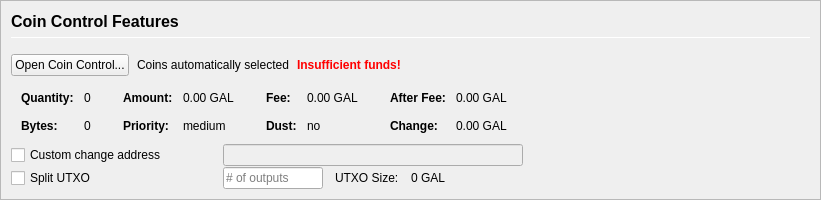
         <widget class="QFrame" name="frameCoinControl">
          <property name="sizePolicy">
           <sizepolicy hsizetype="Expanding" vsizetype="Expanding">
            <horstretch>0</horstretch>
            <verstretch>0</verstretch>
           </sizepolicy>
          </property>
          <property name="maximumSize">
           <size>
            <width>16777215</width>
            <height>16777215</height>
           </size>
          </property>
          <property name="frameShape">
           <enum>QFrame::StyledPanel</enum>
          </property>
          <property name="frameShadow">
           <enum>QFrame::Sunken</enum>
          </property>
          <layout class="QVBoxLayout" name="verticalLayoutCoinControl2">
           <property name="spacing">
            <number>0</number>
           </property>
           <property name="leftMargin">
            <number>0</number>
           </property>
           <property name="topMargin">
            <number>0</number>
           </property>
           <property name="rightMargin">
            <number>0</number>
           </property>
           <property name="bottomMargin">
            <number>0</number>
           </property>
           <item>
            <widget class="QFrame" name="frameCoinControl_BG">
             <layout class="QVBoxLayout" name="verticalLayoutCoinControl" stretch="0,0,0,0,0,0">
              <property name="spacing">
               <number>1</number>
              </property>
              <property name="leftMargin">
               <number>10</number>
              </property>
              <property name="topMargin">
               <number>10</number>
              </property>
              <item>
               <layout class="QHBoxLayout" name="horizontalLayoutCoinControl1">
                <property name="bottomMargin">
                 <number>15</number>
                </property>
                <item>
                 <layout class="QVBoxLayout" name="verticalLayout_3">
                  <property name="spacing">
                   <number>6</number>
                  </property>
                  <item>
                   <widget class="QLabel" name="labelCoinControlFeatures">
                    <property name="sizePolicy">
                     <sizepolicy hsizetype="Preferred" vsizetype="Maximum">
                      <horstretch>0</horstretch>
                      <verstretch>0</verstretch>
                     </sizepolicy>
                    </property>
                    <property name="minimumSize">
                     <size>
                      <width>0</width>
                      <height>20</height>
                     </size>
                    </property>
                    <property name="font">
                     <font>
                      <pointsize>12</pointsize>
                      <weight>75</weight>
                      <bold>true</bold>
                     </font>
                    </property>
                    <property name="styleSheet">
                     <string notr="true">font-weight:bold;</string>
                    </property>
                    <property name="text">
                     <string>Coin Control Features</string>
                    </property>
                   </widget>
                  </item>
                  <item>
                   <widget class="Line" name="line">
                    <property name="minimumSize">
                     <size>
                      <width>0</width>
                      <height>1</height>
                     </size>
                    </property>
                    <property name="maximumSize">
                     <size>
                      <width>16777215</width>
                      <height>1</height>
                     </size>
                    </property>
                    <property name="orientation">
                     <enum>Qt::Horizontal</enum>
                    </property>
                   </widget>
                  </item>
                 </layout>
                </item>
               </layout>
              </item>
              <item>
               <layout class="QHBoxLayout" name="horizontalLayoutCoinControl2" stretch="0,0,0,0">
                <property name="spacing">
                 <number>8</number>
                </property>
                <property name="bottomMargin">
                 <number>10</number>
                </property>
                <item>
                 <widget class="QPushButton" name="pushButtonCoinControl">
                  <property name="styleSheet">
                   <string notr="true"/>
                  </property>
                  <property name="text">
                   <string>Open Coin Control...</string>
                  </property>
                  <property name="autoDefault">
                   <bool>false</bool>
                  </property>
                 </widget>
                </item>
                <item>
                 <widget class="QLabel" name="labelCoinControlAutomaticallySelected">
                  <property name="text">
                   <string>Coins automatically selected</string>
                  </property>
                  <property name="margin">
                   <number>5</number>
                  </property>
                 </widget>
                </item>
                <item>
                 <widget class="QLabel" name="labelCoinControlInsuffFunds">
                  <property name="font">
                   <font>
                    <weight>75</weight>
                    <bold>true</bold>
                   </font>
                  </property>
                  <property name="styleSheet">
                   <string notr="true">color:red;font-weight:bold;</string>
                  </property>
                  <property name="text">
                   <string>Insufficient funds!</string>
                  </property>
                  <property name="margin">
                   <number>5</number>
                  </property>
                 </widget>
                </item>
                <item>
                 <spacer name="horizontalSpacerCoinControl">
                  <property name="orientation">
                   <enum>Qt::Horizontal</enum>
                  </property>
                  <property name="sizeHint" stdset="0">
                   <size>
                    <width>40</width>
                    <height>1</height>
                   </size>
                  </property>
                 </spacer>
                </item>
               </layout>
              </item>
              <item>
               <widget class="QWidget" name="widgetCoinControl" native="true">
                <property name="sizePolicy">
                 <sizepolicy hsizetype="Preferred" vsizetype="Preferred">
                  <horstretch>0</horstretch>
                  <verstretch>0</verstretch>
                 </sizepolicy>
                </property>
                <property name="minimumSize">
                 <size>
                  <width>0</width>
                  <height>0</height>
                 </size>
                </property>
                <property name="styleSheet">
                 <string notr="true"/>
                </property>
                <layout class="QHBoxLayout" name="horizontalLayoutCoinControl5">
                 <property name="leftMargin">
                  <number>0</number>
                 </property>
                 <property name="topMargin">
                  <number>0</number>
                 </property>
                 <property name="rightMargin">
                  <number>0</number>
                 </property>
                 <property name="bottomMargin">
                  <number>0</number>
                 </property>
                 <item>
                  <layout class="QHBoxLayout" name="horizontalLayoutCoinControl3" stretch="0,0,0,1">
                   <property name="spacing">
                    <number>20</number>
                   </property>
                   <property name="topMargin">
                    <number>0</number>
                   </property>
                   <property name="bottomMargin">
                    <number>10</number>
                   </property>
                   <item>
                    <layout class="QFormLayout" name="formLayoutCoinControl1">
                     <property name="horizontalSpacing">
                      <number>10</number>
                     </property>
                     <property name="verticalSpacing">
                      <number>14</number>
                     </property>
                     <property name="leftMargin">
                      <number>10</number>
                     </property>
                     <property name="topMargin">
                      <number>4</number>
                     </property>
                     <property name="rightMargin">
                      <number>6</number>
                     </property>
                     <item row="0" column="0">
                      <widget class="QLabel" name="labelCoinControlQuantityText">
                       <property name="font">
                        <font>
                         <weight>75</weight>
                         <bold>true</bold>
                        </font>
                       </property>
                       <property name="text">
                        <string>Quantity:</string>
                       </property>
                       <property name="margin">
                        <number>0</number>
                       </property>
                      </widget>
                     </item>
                     <item row="0" column="1">
                      <widget class="QLabel" name="labelCoinControlQuantity">
                       <property name="cursor">
                        <cursorShape>IBeamCursor</cursorShape>
                       </property>
                       <property name="contextMenuPolicy">
                        <enum>Qt::ActionsContextMenu</enum>
                       </property>
                       <property name="text">
                        <string notr="true">0</string>
                       </property>
                       <property name="margin">
                        <number>0</number>
                       </property>
                       <property name="textInteractionFlags">
                        <set>Qt::LinksAccessibleByMouse|Qt::TextSelectableByKeyboard|Qt::TextSelectableByMouse</set>
                       </property>
                      </widget>
                     </item>
                     <item row="1" column="0">
                      <widget class="QLabel" name="labelCoinControlBytesText">
                       <property name="font">
                        <font>
                         <weight>75</weight>
                         <bold>true</bold>
                        </font>
                       </property>
                       <property name="text">
                        <string>Bytes:</string>
                       </property>
                      </widget>
                     </item>
                     <item row="1" column="1">
                      <widget class="QLabel" name="labelCoinControlBytes">
                       <property name="cursor">
                        <cursorShape>IBeamCursor</cursorShape>
                       </property>
                       <property name="contextMenuPolicy">
                        <enum>Qt::ActionsContextMenu</enum>
                       </property>
                       <property name="text">
                        <string notr="true">0</string>
                       </property>
                       <property name="textInteractionFlags">
                        <set>Qt::LinksAccessibleByMouse|Qt::TextSelectableByKeyboard|Qt::TextSelectableByMouse</set>
                       </property>
                      </widget>
                     </item>
                    </layout>
                   </item>
                   <item>
                    <layout class="QFormLayout" name="formLayoutCoinControl2">
                     <property name="horizontalSpacing">
                      <number>10</number>
                     </property>
                     <property name="verticalSpacing">
                      <number>14</number>
                     </property>
                     <property name="leftMargin">
                      <number>6</number>
                     </property>
                     <property name="topMargin">
                      <number>4</number>
                     </property>
                     <property name="rightMargin">
                      <number>6</number>
                     </property>
                     <item row="0" column="0">
                      <widget class="QLabel" name="labelCoinControlAmountText">
                       <property name="font">
                        <font>
                         <weight>75</weight>
                         <bold>true</bold>
                        </font>
                       </property>
                       <property name="text">
                        <string>Amount:</string>
                       </property>
                       <property name="margin">
                        <number>0</number>
                       </property>
                      </widget>
                     </item>
                     <item row="0" column="1">
                      <widget class="QLabel" name="labelCoinControlAmount">
                       <property name="cursor">
                        <cursorShape>IBeamCursor</cursorShape>
                       </property>
                       <property name="contextMenuPolicy">
                        <enum>Qt::ActionsContextMenu</enum>
                       </property>
                       <property name="text">
                        <string notr="true">0.00 GAL</string>
                       </property>
                       <property name="textInteractionFlags">
                        <set>Qt::LinksAccessibleByMouse|Qt::TextSelectableByKeyboard|Qt::TextSelectableByMouse</set>
                       </property>
                      </widget>
                     </item>
                     <item row="1" column="0">
                      <widget class="QLabel" name="labelCoinControlPriorityText">
                       <property name="font">
                        <font>
                         <weight>75</weight>
                         <bold>true</bold>
                        </font>
                       </property>
                       <property name="text">
                        <string>Priority:</string>
                       </property>
                      </widget>
                     </item>
                     <item row="1" column="1">
                      <widget class="QLabel" name="labelCoinControlPriority">
                       <property name="cursor">
                        <cursorShape>IBeamCursor</cursorShape>
                       </property>
                       <property name="contextMenuPolicy">
                        <enum>Qt::ActionsContextMenu</enum>
                       </property>
                       <property name="text">
                        <string>medium</string>
                       </property>
                       <property name="textInteractionFlags">
                        <set>Qt::LinksAccessibleByMouse|Qt::TextSelectableByKeyboard|Qt::TextSelectableByMouse</set>
                       </property>
                      </widget>
                     </item>
                    </layout>
                   </item>
                   <item>
                    <layout class="QFormLayout" name="formLayoutCoinControl3">
                     <property name="horizontalSpacing">
                      <number>10</number>
                     </property>
                     <property name="verticalSpacing">
                      <number>14</number>
                     </property>
                     <property name="leftMargin">
                      <number>6</number>
                     </property>
                     <property name="topMargin">
                      <number>4</number>
                     </property>
                     <property name="rightMargin">
                      <number>6</number>
                     </property>
                     <item row="0" column="0">
                      <widget class="QLabel" name="labelCoinControlFeeText">
                       <property name="font">
                        <font>
                         <weight>75</weight>
                         <bold>true</bold>
                        </font>
                       </property>
                       <property name="text">
                        <string>Fee:</string>
                       </property>
                       <property name="margin">
                        <number>0</number>
                       </property>
                      </widget>
                     </item>
                     <item row="0" column="1">
                      <widget class="QLabel" name="labelCoinControlFee">
                       <property name="cursor">
                        <cursorShape>IBeamCursor</cursorShape>
                       </property>
                       <property name="contextMenuPolicy">
                        <enum>Qt::ActionsContextMenu</enum>
                       </property>
                       <property name="text">
                        <string notr="true">0.00 GAL</string>
                       </property>
                       <property name="textInteractionFlags">
                        <set>Qt::LinksAccessibleByMouse|Qt::TextSelectableByKeyboard|Qt::TextSelectableByMouse</set>
                       </property>
                      </widget>
                     </item>
                     <item row="1" column="0">
                      <widget class="QLabel" name="labelCoinControlLowOutputText">
                       <property name="font">
                        <font>
                         <weight>75</weight>
                         <bold>true</bold>
                        </font>
                       </property>
                       <property name="text">
                        <string>Dust:</string>
                       </property>
                      </widget>
                     </item>
                     <item row="1" column="1">
                      <widget class="QLabel" name="labelCoinControlLowOutput">
                       <property name="cursor">
                        <cursorShape>IBeamCursor</cursorShape>
                       </property>
                       <property name="contextMenuPolicy">
                        <enum>Qt::ActionsContextMenu</enum>
                       </property>
                       <property name="text">
                        <string>no</string>
                       </property>
                       <property name="textInteractionFlags">
                        <set>Qt::LinksAccessibleByMouse|Qt::TextSelectableByKeyboard|Qt::TextSelectableByMouse</set>
                       </property>
                      </widget>
                     </item>
                    </layout>
                   </item>
                   <item>
                    <layout class="QFormLayout" name="formLayoutCoinControl4">
                     <property name="horizontalSpacing">
                      <number>10</number>
                     </property>
                     <property name="verticalSpacing">
                      <number>14</number>
                     </property>
                     <property name="leftMargin">
                      <number>6</number>
                     </property>
                     <property name="topMargin">
                      <number>4</number>
                     </property>
                     <property name="rightMargin">
                      <number>6</number>
                     </property>
                     <item row="0" column="0">
                      <widget class="QLabel" name="labelCoinControlAfterFeeText">
                       <property name="font">
                        <font>
                         <weight>75</weight>
                         <bold>true</bold>
                        </font>
                       </property>
                       <property name="text">
                        <string>After Fee:</string>
                       </property>
                       <property name="margin">
                        <number>0</number>
                       </property>
                      </widget>
                     </item>
                     <item row="0" column="1">
                      <widget class="QLabel" name="labelCoinControlAfterFee">
                       <property name="cursor">
                        <cursorShape>IBeamCursor</cursorShape>
                       </property>
                       <property name="contextMenuPolicy">
                        <enum>Qt::ActionsContextMenu</enum>
                       </property>
                       <property name="text">
                        <string notr="true">0.00 GAL</string>
                       </property>
                       <property name="textInteractionFlags">
                        <set>Qt::LinksAccessibleByMouse|Qt::TextSelectableByKeyboard|Qt::TextSelectableByMouse</set>
                       </property>
                      </widget>
                     </item>
                     <item row="1" column="0">
                      <widget class="QLabel" name="labelCoinControlChangeText">
                       <property name="font">
                        <font>
                         <weight>75</weight>
                         <bold>true</bold>
                        </font>
                       </property>
                       <property name="text">
                        <string>Change:</string>
                       </property>
                      </widget>
                     </item>
                     <item row="1" column="1">
                      <widget class="QLabel" name="labelCoinControlChange">
                       <property name="cursor">
                        <cursorShape>IBeamCursor</cursorShape>
                       </property>
                       <property name="contextMenuPolicy">
                        <enum>Qt::ActionsContextMenu</enum>
                       </property>
                       <property name="text">
                        <string notr="true">0.00 GAL</string>
                       </property>
                       <property name="textInteractionFlags">
                        <set>Qt::LinksAccessibleByMouse|Qt::TextSelectableByKeyboard|Qt::TextSelectableByMouse</set>
                       </property>
                      </widget>
                     </item>
                    </layout>
                   </item>
                  </layout>
                 </item>
                </layout>
               </widget>
              </item>
              <item>
               <layout class="QHBoxLayout" name="horizontalLayoutCoinControl4">
                <property name="spacing">
                 <number>12</number>
                </property>
                <property name="sizeConstraint">
                 <enum>QLayout::SetDefaultConstraint</enum>
                </property>
                <property name="topMargin">
                 <number>0</number>
                </property>
                <property name="rightMargin">
                 <number>0</number>
                </property>
                <item>
                 <widget class="QCheckBox" name="checkBoxCoinControlChange">
                  <property name="sizePolicy">
                   <sizepolicy hsizetype="Preferred" vsizetype="Preferred">
                    <horstretch>0</horstretch>
                    <verstretch>0</verstretch>
                   </sizepolicy>
                  </property>
                  <property name="minimumSize">
                   <size>
                    <width>200</width>
                    <height>0</height>
                   </size>
                  </property>
                  <property name="maximumSize">
                   <size>
                    <width>200</width>
                    <height>16777215</height>
                   </size>
                  </property>
                  <property name="toolTip">
                   <string>If this is activated, but the change address is empty or invalid, change will be sent to a newly generated address.</string>
                  </property>
                  <property name="text">
                   <string>Custom change address</string>
                  </property>
                 </widget>
                </item>
                <item>
                 <widget class="QValidatedLineEdit" name="lineEditCoinControlChange">
                  <property name="enabled">
                   <bool>false</bool>
                  </property>
                  <property name="sizePolicy">
                   <sizepolicy hsizetype="Preferred" vsizetype="Preferred">
                    <horstretch>0</horstretch>
                    <verstretch>0</verstretch>
                   </sizepolicy>
                  </property>
                  <property name="minimumSize">
                   <size>
                    <width>300</width>
                    <height>0</height>
                   </size>
                  </property>
                 </widget>
                </item>
                <item>
                 <widget class="QLabel" name="labelCoinControlChangeLabel">
                  <property name="sizePolicy">
                   <sizepolicy hsizetype="Preferred" vsizetype="Preferred">
                    <horstretch>0</horstretch>
                    <verstretch>0</verstretch>
                   </sizepolicy>
                  </property>
                  <property name="minimumSize">
                   <size>
                    <width>100</width>
                    <height>0</height>
                   </size>
                  </property>
                  <property name="text">
                   <string/>
                  </property>
                  <property name="margin">
                   <number>3</number>
                  </property>
                 </widget>
                </item>
               </layout>
              </item>
              <item>
               <layout class="QHBoxLayout" name="horizontalLayoutCoinControl6">
                <property name="spacing">
                 <number>12</number>
                </property>
                <property name="rightMargin">
                 <number>0</number>
                </property>
                <item>
                 <widget class="QCheckBox" name="splitBlockCheckBox">
                  <property name="sizePolicy">
                   <sizepolicy hsizetype="Preferred" vsizetype="Preferred">
                    <horstretch>0</horstretch>
                    <verstretch>0</verstretch>
                   </sizepolicy>
                  </property>
                  <property name="minimumSize">
                   <size>
                    <width>200</width>
                    <height>0</height>
                   </size>
                  </property>
                  <property name="maximumSize">
                   <size>
                    <width>200</width>
                    <height>16777215</height>
                   </size>
                  </property>
                  <property name="text">
                   <string>Split UTXO</string>
                  </property>
                 </widget>
                </item>
                <item>
                 <widget class="QLineEdit" name="splitBlockLineEdit">
                  <property name="sizePolicy">
                   <sizepolicy hsizetype="Preferred" vsizetype="Preferred">
                    <horstretch>50</horstretch>
                    <verstretch>0</verstretch>
                   </sizepolicy>
                  </property>
                  <property name="minimumSize">
                   <size>
                    <width>100</width>
                    <height>0</height>
                   </size>
                  </property>
                  <property name="maximumSize">
                   <size>
                    <width>100</width>
                    <height>16777215</height>
                   </size>
                  </property>
                  <property name="placeholderText">
                   <string># of outputs</string>
                  </property>
                 </widget>
                </item>
                <item>
                 <widget class="QLabel" name="labelBlockSizeText">
                  <property name="text">
                   <string>UTXO Size:</string>
                  </property>
                 </widget>
                </item>
                <item>
                 <widget class="QLabel" name="labelBlockSize">
                  <property name="text">
                   <string>0 GAL</string>
                  </property>
                 </widget>
                </item>
                <item>
                 <spacer name="horizontalSpacer_7">
                  <property name="orientation">
                   <enum>Qt::Horizontal</enum>
                  </property>
                  <property name="sizeHint" stdset="0">
                   <size>
                    <width>40</width>
                    <height>20</height>
                   </size>
                  </property>
                 </spacer>
                </item>
               </layout>
              </item>
              <item>
               <spacer name="verticalSpacerCoinControl">
                <property name="orientation">
                 <enum>Qt::Vertical</enum>
                </property>
                <property name="sizeHint" stdset="0">
                 <size>
                  <width>800</width>
                  <height>1</height>
                 </size>
                </property>
               </spacer>
              </item>
             </layout>
            </widget>
           </item>
          </layout>
         </widget>
